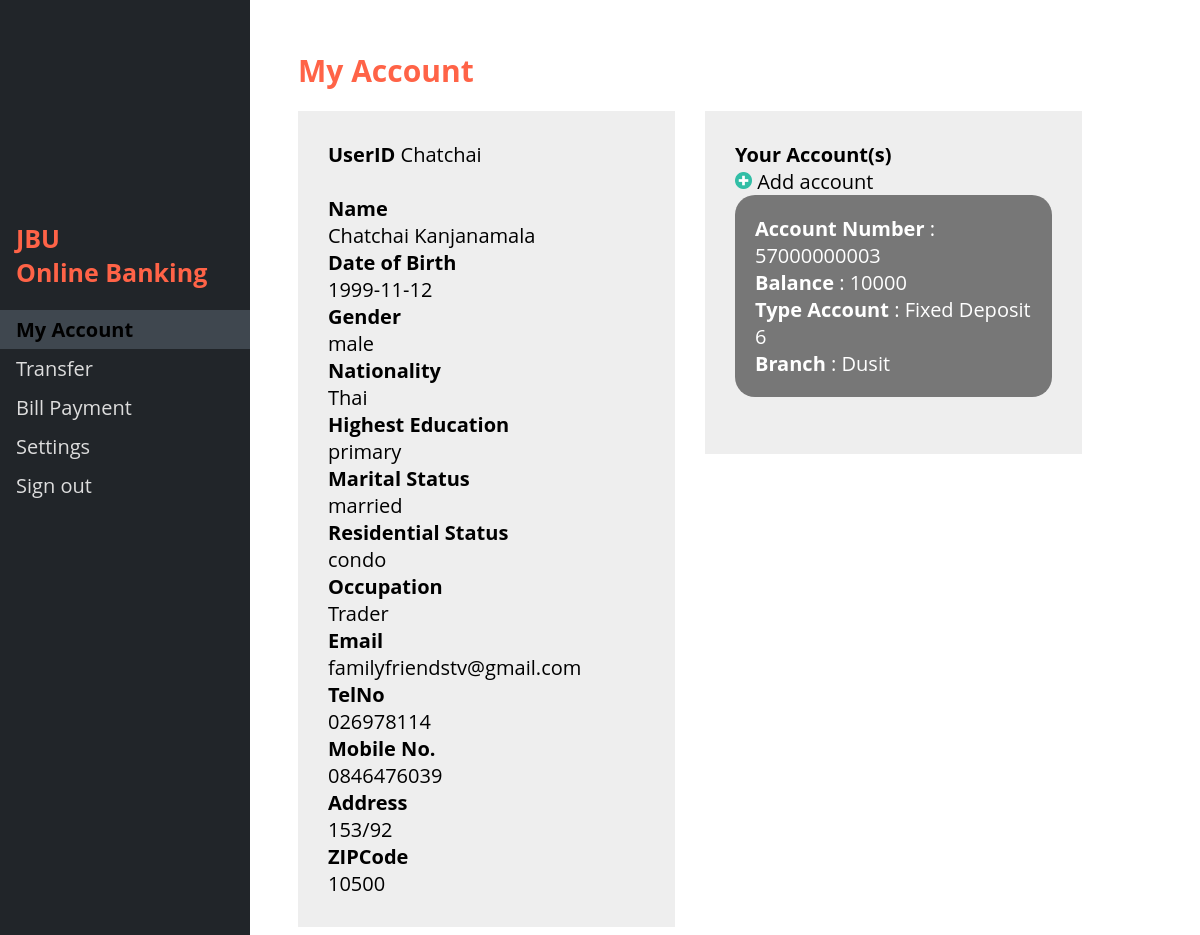
/myacc.php (signed in), run on the app's committed database.
### tables this page shows
CREATE TABLE `userinfo` (
  `UserID` varchar(16) NOT NULL,
  `IdentificationNo` varchar(13) NOT NULL,
  `PassportNo` varchar(13) DEFAULT NULL,
  `Name` text NOT NULL,
  `DateofBirth` date NOT NULL,
  `Nationality` text NOT NULL,
  `Gender` varchar(20) NOT NULL,
  `HighestEducation` text,
  `Occupation` text NOT NULL,
  `MaritalStatus` text NOT NULL,
  `ResidentialStatus` text,
  `MobileNo` varchar(10) NOT NULL,
  `TelNo` varchar(9) DEFAULT NULL,
  `Email` varchar(50) NOT NULL,
  `Address` varchar(100) NOT NULL,
  `ZIPCode` varchar(5) DEFAULT NULL
);

### myacc.php (the view, shortened to what this page needs)
<?php
$UserID = $_SESSION['UserID'];
include_once 'phpConnect/connect.php';
?>
<!DOCTYPE html>
<html>
<head>
</head>
<body>
	<div class="sidenav">
		<div style="padding-left: 16px;">
			<h2>JBU <br> Online Banking</h2>
		</div>
		<a href="myacc.php" name="myacc">My Account</a>
		<a href="transfer.php" name="transfer">Transfer</a>
		<a href="beforepay.php" name="billpay">Bill Payment</a>
		<a href="settings.php" name="settings">Settings</a>
		<a href="logout.php">Sign out</a>
	</div>
	<div class="main">
		<h1>My Account</h1>
		<div class="container">
			<div class="left">
				<div class="myinfo">
					<?php
					$sql_myinfo = "SELECT UserID,Name,DateofBirth,Gender,Nationality,HighestEducation,MaritalStatus,ResidentialStatus,Occupation,Email,TelNo,MobileNo,Address,ZIPCode FROM userinfo WHERE UserID='$UserID'";
					$query_myinfo = mysqli_query($conn, $sql_myinfo);
					$result_myinfo = mysqli_fetch_assoc($query_myinfo);
					?>
					<strong>UserID</strong>
					<?php echo $result_myinfo['UserID']; ?><br><br>
					<strong>Name </strong><br>
					<?php echo $result_myinfo['Name']; ?><br>
					<strong>Date of Birth</strong><br>
					<?php echo $result_myinfo['DateofBirth'] ?><br>
					<strong>Gender</strong><br>
					<?php echo $result_myinfo['Gender'] ?><br>
					<strong>Nationality</strong><br>
					<?php echo $result_myinfo['Nationality'] ?><br>
					<strong>Highest Education</strong><br>
					<?php echo $result_myinfo['HighestEducation'] ?><br>
					<strong>Marital Status</strong><br>
					<?php echo $result_myinfo['MaritalStatus'] ?><br>
					<strong>Residential Status</strong><br>
					<?php echo $result_myinfo['ResidentialStatus'] ?><br>
					<strong>Occupation</strong><br>
					<?php echo $result_myinfo['Occupation'] ?><br>
					<strong>Email</strong><br>
					<?php echo $result_myinfo['Email'] ?><br>
					<strong>TelNo</strong><br>
					<?php echo $result_myinfo['TelNo'] ?><br>
					<strong>Mobile No.</strong><br>
					<?php echo $result_myinfo['MobileNo'] ?><br>
					<strong>Address</strong><br>
					<?php echo $result_myinfo['Address'] ?><br>
					<strong>ZIPCode</strong><br>
					<?php echo $result_myinfo['ZIPCode'] ?><br>
				</div>
			</div>
			<div class="right">
				<div class="acc">
					<strong>Your Account(s)</strong>
					<div class="addacc">
						<img src="img/png/add.png" alt="add" width="17px" height="17px"></img> Add account
					</div>
					<?php $sql_acc1 = "SELECT typeaccount.TypeAccount, userid.AccountNo, account.Balance
					FROM userid
					INNER JOIN account ON  userid.AccountNo=account.AccountNo
					INNER JOIN typeaccount ON account.TypeAccountID=typeaccount.TypeAccountID
					WHERE userid.UserID='$UserID'";
					$query_acc1 = mysqli_query($conn, $sql_acc1);
					$sql_acc2 = "SELECT userid.AccountNo,branchinfo.BranchName FROM userid
					INNER JOIN account ON  userid.AccountNo=account.AccountNo
					INNER JOIN branchinfo ON account.BranchID=branchinfo.BranchID
					WHERE userid.UserID='$UserID'";
					$query_acc2 = mysqli_query($conn, $sql_acc2);
					while(($result_acc1 = mysqli_fetch_assoc($query_acc1))&&($result_acc2 = mysqli_fetch_assoc($query_acc2))){
						echo '<a href="statement.php"><div class="myacc">	<div class="accinfobar">  '	;
						echo "<strong>Account Number</strong>";
						echo " : ".$result_acc1['AccountNo'];
						echo "<br><strong>Balance</strong>";
						echo " : ".$result_acc1['Balance'];
						echo "<br><strong>Type Account</strong>";
						echo " : ".$result_acc1['TypeAccount'];
						echo "<br><strong>Branch</strong>";
						echo " : ".$result_acc2['BranchName'];
						echo "</div></div></a><br>";
					}
					?>
					</div>
				</div>
			</div>
		</div>
	</body>
	</html>

### myacc.php (style rules this page uses)
body { font-family: 'Open Sans','Helvetica Neue',Arial,sans-serif; }
h1 { color: Tomato; font-size: 30px; }
h2 { color: Tomato; font-size: 25px; }
a { text-decoration: none; }
.sidenav { height: 100%; width: 250px; position: fixed; z-index: 1; top: 0; left: 0; background-color: #212529; overflow-x: hidden; padding-top: 200px; }
.sidenav a { padding: 6px 8px 6px 16px; text-decoration: none; font-size: 20px; color: #ddd; display: block; }
.sidenav>a[name="myacc"] { background-color: #3f474f; color: #000; font-weight: bold; }
.left { width: 600px; background-color: #eee; }
.myinfo { padding: 30px; height: auto; }
.right { margin-left: 30px; width: 600px; }
.acc { padding: 30px; height: auto; background-color: #eee; }
.myacc { padding: 20px; background-color: #777; border-radius: 20px; color: #fff; cursor: pointer; }
.addacc { cursor: pointer; }
.main { margin-left: 280px; margin-right: 100px; margin-top: 50px; font-size: 20px; padding: 0px 10px; }
.container { display: flex; flex-wrap: nowrap; }

### data on the page
userinfo: UserID "Chatchai", Name "Chatchai Kanjanamala", DateofBirth "1999-11-12", Gender "male", Nationality "Thai", HighestEducation "primary", MaritalStatus "married", ResidentialStatus "condo", Occupation "Trader", Email "familyfriendstv@gmail.com", TelNo "026978114", MobileNo "0846476039", Address "153/92", ZIPCode "10500"

### other printed values
$result_acc1['AccountNo'] "57000000003"
$result_acc1['Balance'] "10000"
$result_acc1['TypeAccount'] "Fixed Deposit 6"
$result_acc2['BranchName'] "Dusit"
